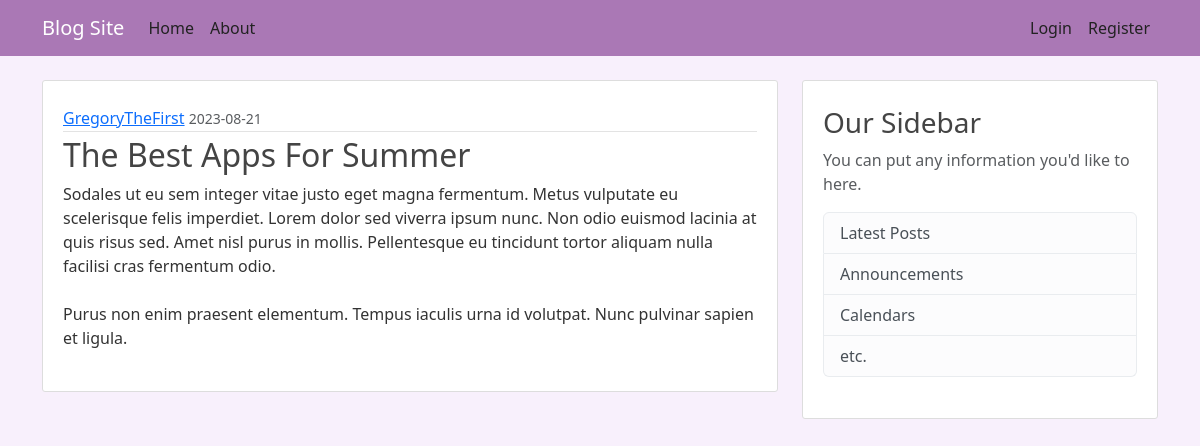
The page /post/5 on the database its author committed.
### blog_app/models.py (models this page shows, shortened)
class User(db.Model, UserMixin):
	id = db.Column(db.Integer, primary_key=True)
	username = db.Column(db.String(20), unique=True,nullable=False)
	email = db.Column(db.String(120), unique=True,nullable=False)
	image_file = db.Column(db.String(20), nullable=False, default="default.jpg")
	password =  db.Column(db.String(60), nullable=False)
	posts = db.relationship("Post", backref="author", lazy=True)

class Post(db.Model):
	id = db.Column(db.Integer, primary_key=True)
	title = db.Column(db.String(100), nullable=False)
	date_posted = db.Column(db.DateTime, nullable=False, default=datetime.utcnow)
	content = db.Column(db.Text, nullable=False)
	user_id = db.Column(db.Integer, db.ForeignKey("user.id"), nullable=False)

### blog_app/routes.py (the view)
@app.route("/post/<int:post_id>")
def post(post_id):
	post = Post.query.get_or_404(post_id)
	return render_template("post.html", title=post.title, post=post)

### blog_app/templates/post.html (shortened to what this page needs)
{% extends "layout.html" %}
{% block content %}
    <article class="media content-section">
        <div class="media-body">
            <div class="article-metadata">
                <a class="mr-2" href="{{ url_for('user_posts', username=post.author.username) }}">{{ post.author.username }}</a>
                <small class="text-muted">{{ post.date_posted.strftime("%Y-%m-%d") }}</small>
            </div>
            <h2 class="article-title">{{ post.title }}</h2>
            <p class="article-content">{{ post.content }}</p>
        </div>
    </article>
{% endblock content %}

### blog_app/static/main.css (style rules this page uses)
body { background: #f8f0fc; color: #333333; margin-top: 5rem; }
h1, h2, h3, h4, h5, h6 { color: #444444; }
.content-section { background: #ffffff; padding: 25px 20px; border: 1px solid #dddddd; border-radius: 3px; margin-bottom: 20px; }
.article-title { color: #444444; }
.article-content { white-space: pre-line; }
.article-metadata { padding-bottom: 1px; margin-bottom: 4px; border-bottom: 1px solid #e3e3e3 }

### rows shown on the page
User: author.username "GregoryTheFirst"
Post: date_posted "2023-08-21", title "The Best Apps For Summer", content "Sodales ut eu sem integer vitae justo eget magna fermentum. Metus vulputate eu scelerisque felis imperdiet. Lorem dolor sed viverra ipsum nunc. Non odio euismod lacinia at quis risus sed. Amet nisl purus in mollis. Pellentesque eu tincidunt tortor aliquam nulla facilisi cras fermentum odio. Purus non enim praesent elementum. Tempus iaculis urna id volutpat. Nunc pulvinar sapien et ligula."
